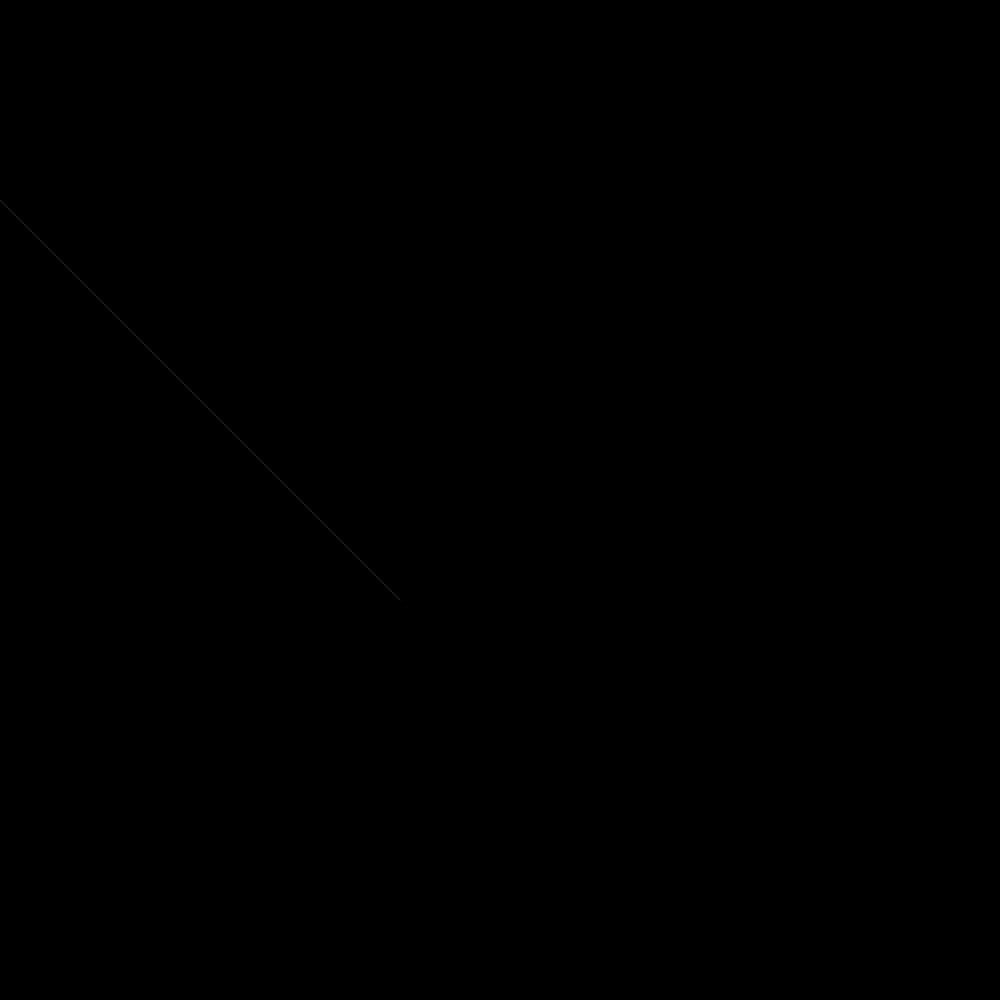
Frame 1 (no input)
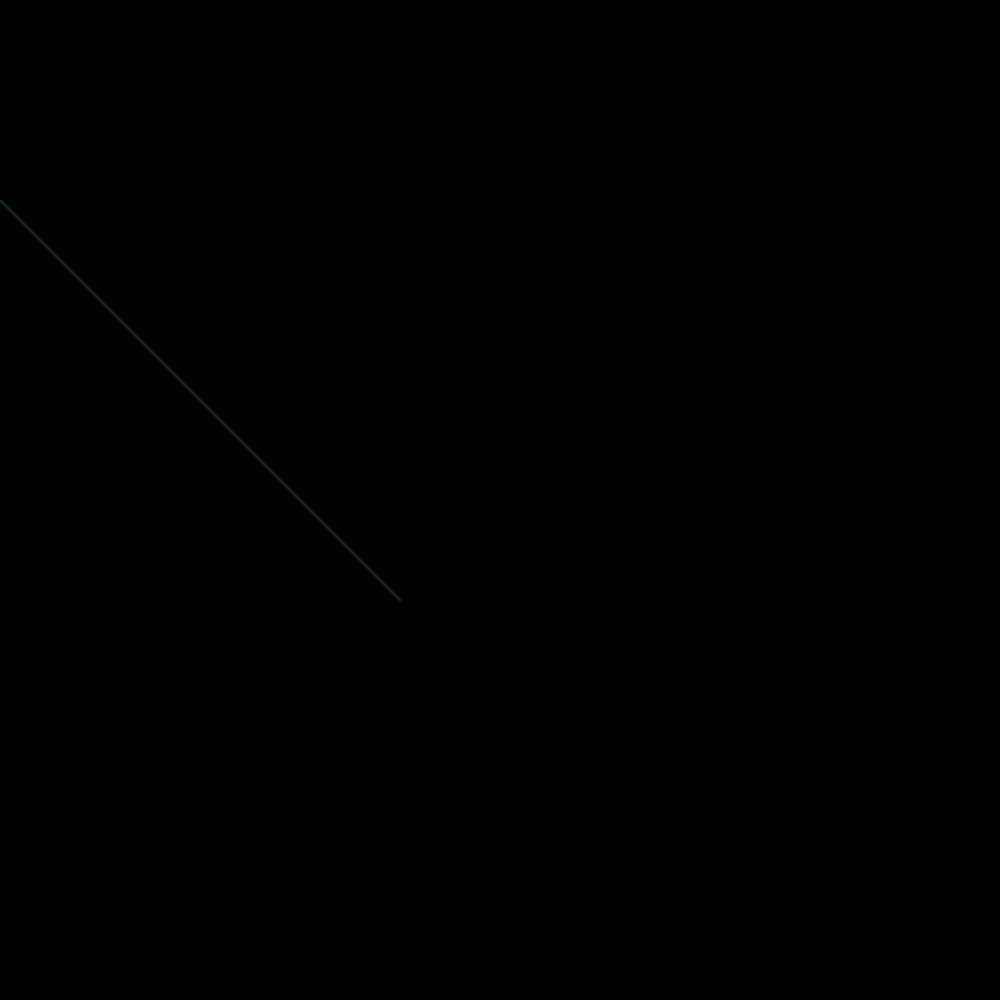
Frame 60 (the mouse pressed at the canvas centre just before this capture)
Frame 120 (the mouse held since frame 60 and released just before this capture): identical to frame 60, image omitted

The Processing sketch that drew these frames (run headless with seeded random() and noise(); from frame 60 on, the mouse is pressed at the canvas centre):

// Processing sketch: sketch_080801a
// ── sketch_080801a.pde
float x,y,r=200,t=0,a=20,b=20,u;

void setup()
{smooth();
background (0); 
colorMode (RGB,1000);
size (1000,1000);

}
/*
void draw()
{

x=r*sin(radians (t));
y=r*cos(radians(t));
strokeWeight (0);
fill (100,0,0);
bezier (x,y, x+10,y+10, (x+(2*r))+10,(y+(1*r))+10, x+(1*r),y+(1*r) );
fill (0,100,0);
stroke (0,100,0);
bezier (x+300,y+300, x-10,y-10, (x+(2*r))+10, (y+(2*r))+10, x+(1*r), y+(1*r) );
fill (0,0,100);

stroke(10,0,50,20);
bezier (x+100,y+100, x-10,y-10, (x+(1*r))+10, (y+(1*r))+10, x+10, y+10 );
fill (60,10,40,10);
ellipse (x+100,y+100,10,10);
t++;
r+=0.1;

}*/
void draw()
{
  stroke(0,255,0);
x=r*sin(radians (t));
y=r*cos(radians(t));
a=r*sin(radians (t));
b=r*cos(radians(t));

//bezier (x,y, x+10,y+10, (x+(2*r))+10,(y+(2*r))+10, x+(2*r),y+(2*r) );
bezier (x,y, a,b, a+(2*r), b+(2*r), x+(2*r),y+(2*r) );
}
